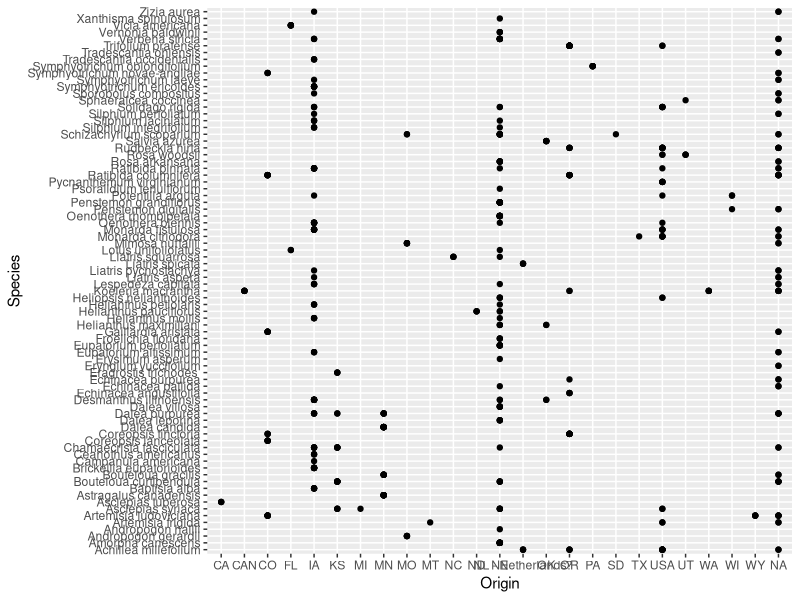
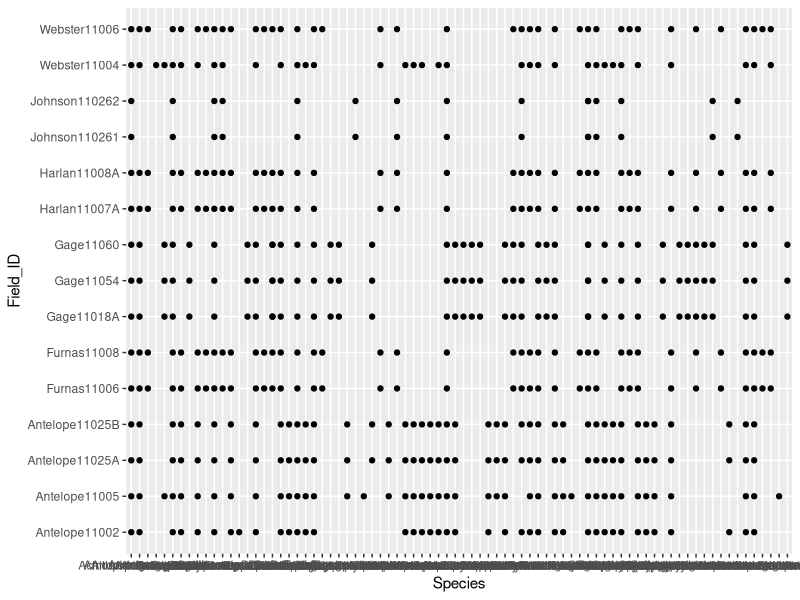
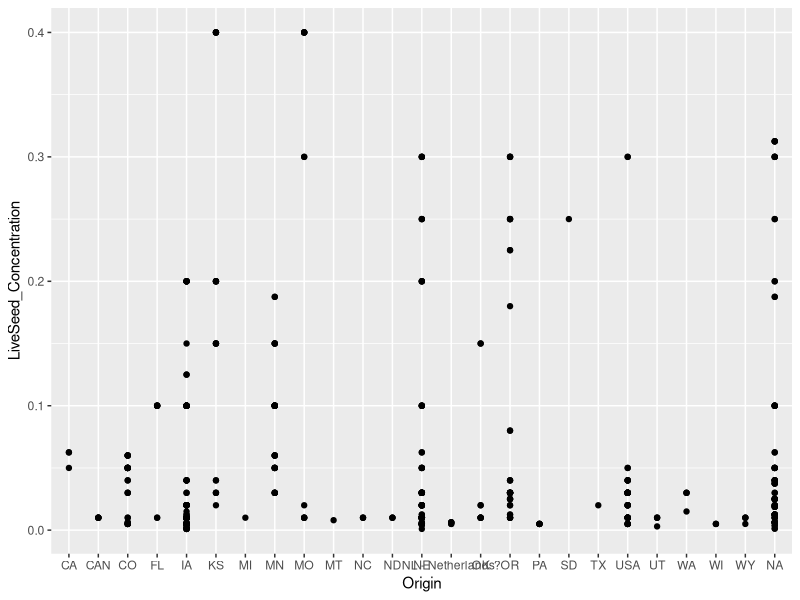
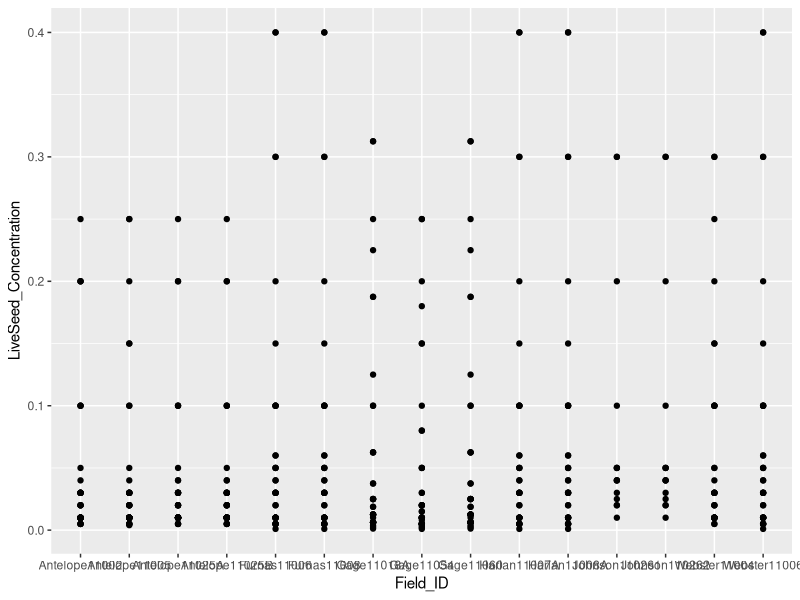
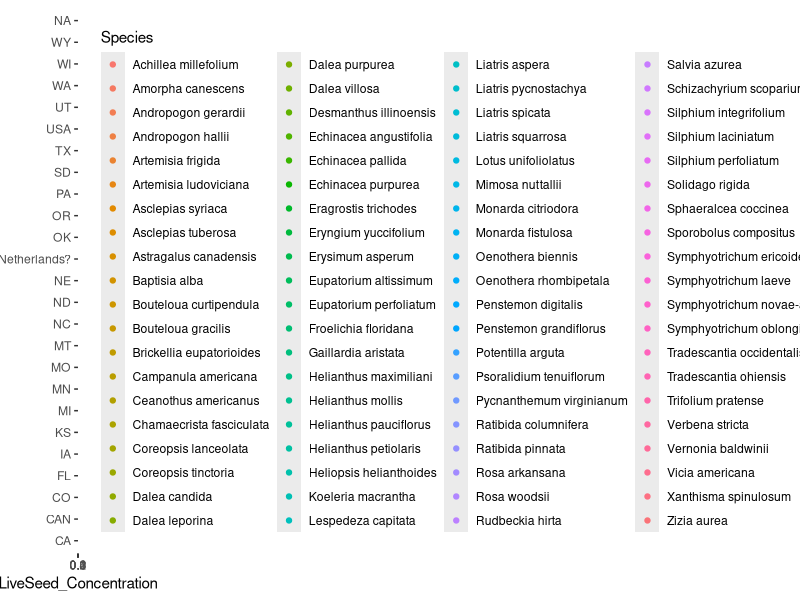
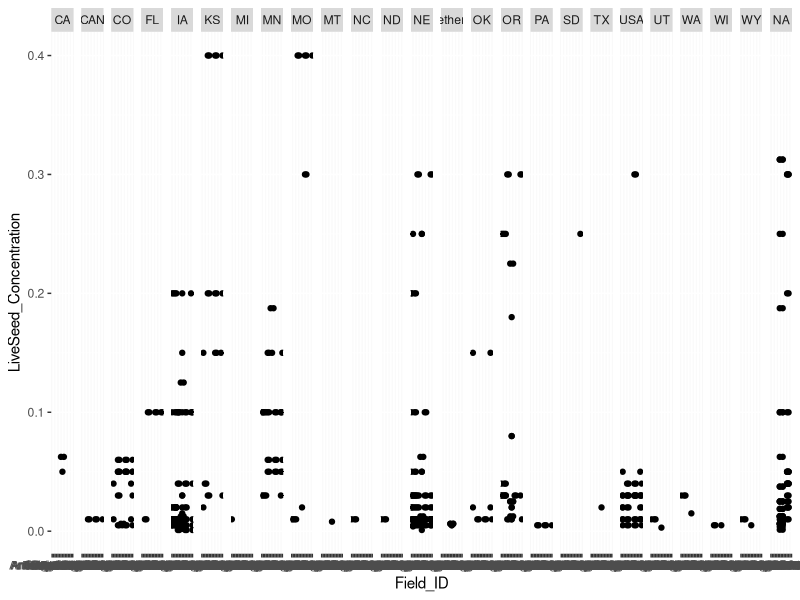
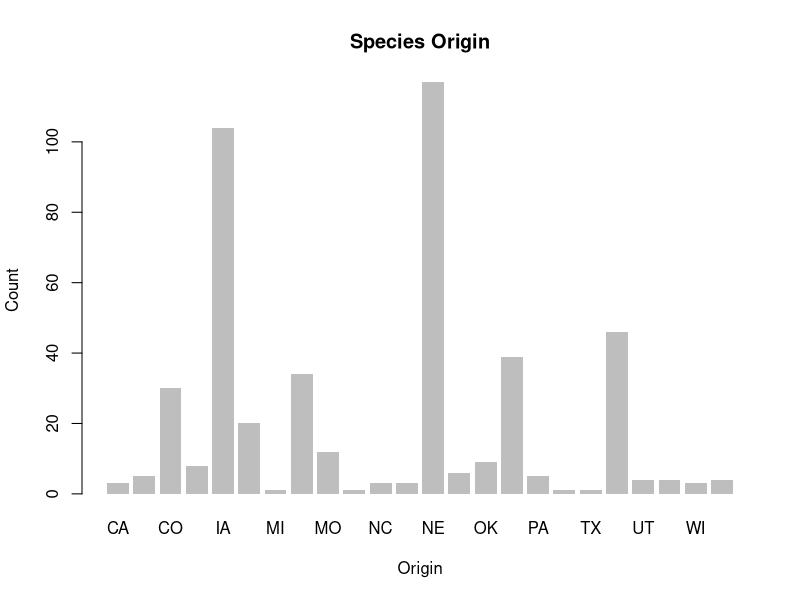

Write the R code that produced these figures, in order.
# Workspace Directory
setwd("C:/Users/Anitha/Desktop/Fall 2019/Adv-Stat/WorkSpace")

# Reading the data from csv file
seedData <- read.csv("Seed_Sheet_New.csv")

# view the data fron the read csv
View(seedData)

# tidyverse Library
library(tidyverse)

#Scattered Plot:
ggplot(data= seedData) + geom_point(mapping= aes (x = Origin, y = Species))
ggplot(data= seedData) + geom_point(mapping= aes (x=Species, y = Field_ID))
ggplot(data= seedData) + geom_point(mapping= aes (x=Origin, y = LiveSeed_Concentration))
ggplot(data= seedData) + geom_point(mapping= aes (x=Field_ID, y = LiveSeed_Concentration))

#3 Variable Scattere Plot:
ggplot(data= seedData) + geom_point(mapping= aes (y=Origin, x = LiveSeed_Concentration, color=Species))

#Facet Plot:
ggplot(data= seedData) + geom_point(mapping= aes (y=LiveSeed_Concentration, x = Field_ID)) + facet_grid(.~Origin)

# Bar Chart
Origin.data <- table(seedData$Origin) 
barplot(Origin.data, main ="Species Origin" , xlab = "Origin", ylab ="Count" , border= NA) 

